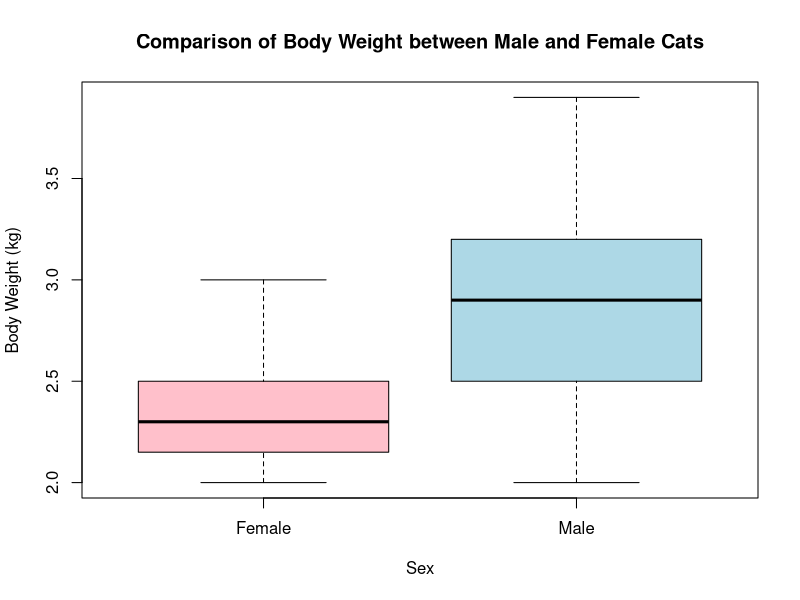
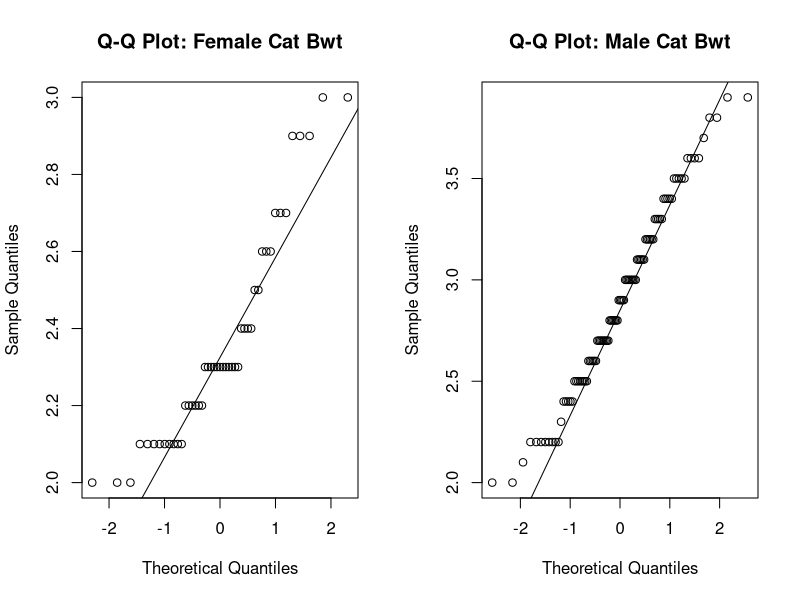
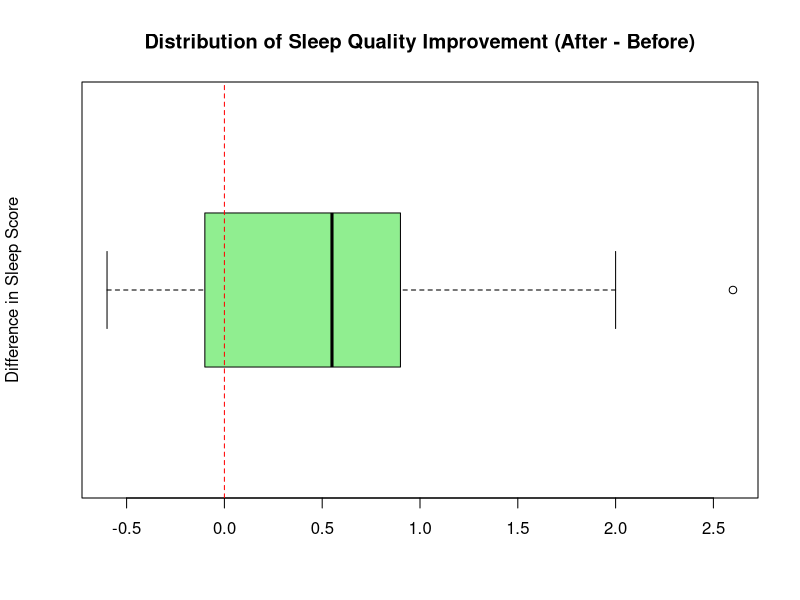
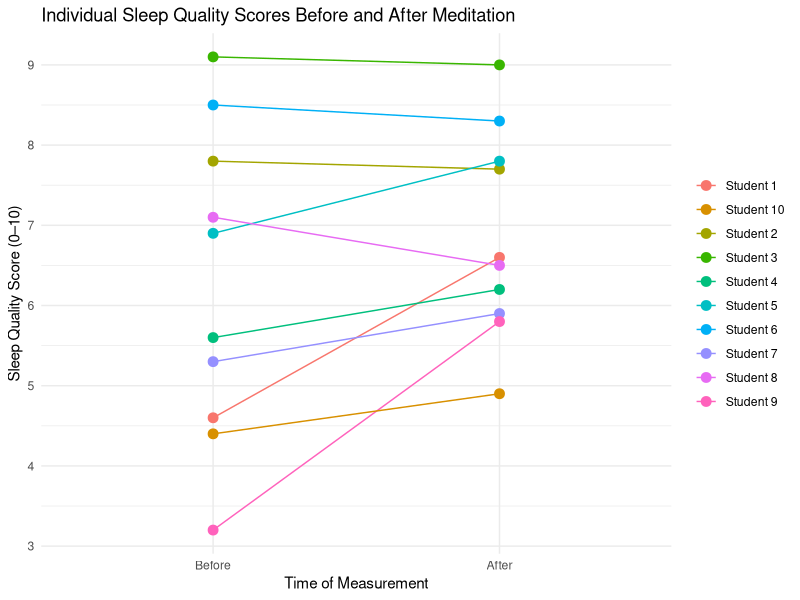
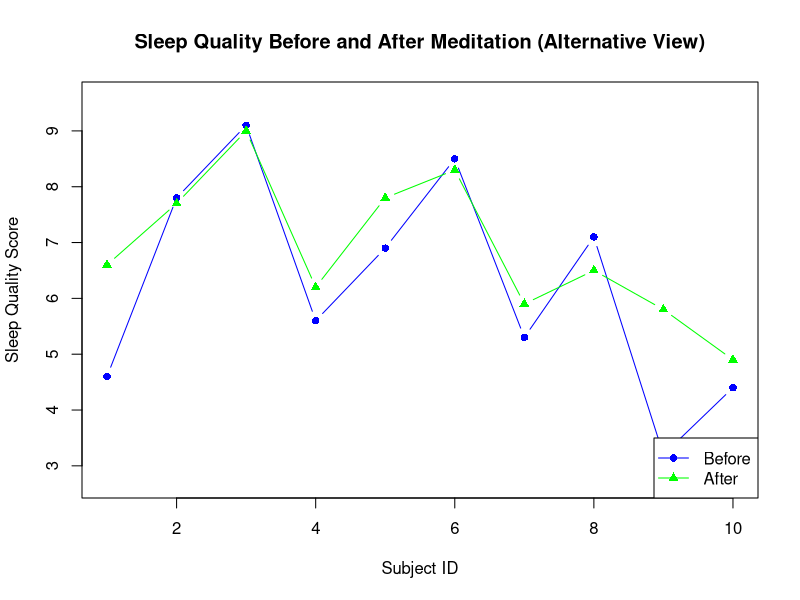

Write R code to recreate these figures, in order.
library(MASS)
library(ggplot2)

cat("\n========== PART 1: Cats Dataset T-Test ==========\n")

# Question: Do male and female cat samples have the same bodyweight (“Bwt”)?

data(cats)

male_bwt <- subset(cats, subset = (cats$Sex == "M"))$Bwt
female_bwt <- subset(cats, subset = (cats$Sex == "F"))$Bwt

# Visualization 1: Generate a boxplot to visually compare the body weights
boxplot(Bwt ~ Sex, data = cats,
        main = "Comparison of Body Weight between Male and Female Cats",
        xlab = "Sex",
        ylab = "Body Weight (kg)",
        col = c("pink", "lightblue"), # Matches 'F' then 'M' factor levels
        names = c("Female", "Male"))

bwt_test <- t.test(male_bwt, female_bwt, var.equal = FALSE)

print(bwt_test)

# Visualization 2: Check normality with Q-Q Plots
par(mfrow = c(1, 2)) # Set up a 1x2 grid to show plots side-by-side
qqnorm(female_bwt, main = "Q-Q Plot: Female Cat Bwt")
qqline(female_bwt)
qqnorm(male_bwt, main = "Q-Q Plot: Male Cat Bwt")
qqline(male_bwt)
par(mfrow = c(1, 1)) # Reset the plotting grid to 1x1

cat("\n========== PART 2: Sleep Quality Paired T-Test ==========\n")

# Question: Does meditation improve sleeping quality?

# Null Hypothesis (H0): The mean difference in sleep scores (after - before) is <= 0.
# Alternative Hypothesis (Ha): The mean difference in sleep scores (after - before) is > 0.

before_scores <- c(4.6, 7.8, 9.1, 5.6, 6.9, 8.5, 5.3, 7.1, 3.2, 4.4)
after_scores  <- c(6.6, 7.7, 9.0, 6.2, 7.8, 8.3, 5.9, 6.5, 5.8, 4.9)

sleep_test <- t.test(after_scores, before_scores, paired = TRUE, alternative = "greater")

print(sleep_test)

# --- Visualization 2A: Boxplot of Differences ---
cat("\n--- Now generating visualizations for Part 2 ---\n")
score_differences <- after_scores - before_scores

boxplot(score_differences,
        main = "Distribution of Sleep Quality Improvement (After - Before)",
        ylab = "Difference in Sleep Score",
        col = "lightgreen",
        horizontal = TRUE)
abline(v = 0, col = "red", lty = 2)


# --- Visualization 2B: Paired Line Plot with ggplot2 and Legend ---
student_id <- 1:10
sleep_data <- data.frame(
  ID = rep(student_id, 2),
  Time = factor(rep(c("Before", "After"), each = 10), levels = c("Before", "After")),
  Score = c(before_scores, after_scores)
)
sleep_data$Student <- paste("Student", sleep_data$ID)

revised_paired_plot <- ggplot(sleep_data, aes(x = Time, y = Score, group = ID)) +
  geom_line(aes(color = Student)) + # Map color to the "Student" column
  geom_point(size = 3, aes(color = Student)) +
  labs(title = "Individual Sleep Quality Scores Before and After Meditation",
       x = "Time of Measurement",
       y = "Sleep Quality Score (0–10)") +
  theme_minimal() +
  theme(legend.title = element_blank()) # Hides the legend title for a cleaner look

print(revised_paired_plot)


# --- Visualization: Alternative Line Plot ---
plot(1:10, before_scores,
     type = "b", # 'b' for both points and lines
     col = "blue",
     pch = 16,    # Solid circle point style
     ylim = c(min(c(before_scores, after_scores)) - 0.5, max(c(before_scores, after_scores)) + 0.5),
     ylab = "Sleep Quality Score",
     xlab = "Subject ID",
     main = "Sleep Quality Before and After Meditation (Alternative View)")

lines(1:10, after_scores,
      type = "b",
      col = "green",
      pch = 17) # Solid triangle point style

legend("bottomright",
       legend = c("Before", "After"),
       col = c("blue", "green"),
       pch = c(16, 17),
       lty = 1)

cat("\n--- Script finished ---\n")
